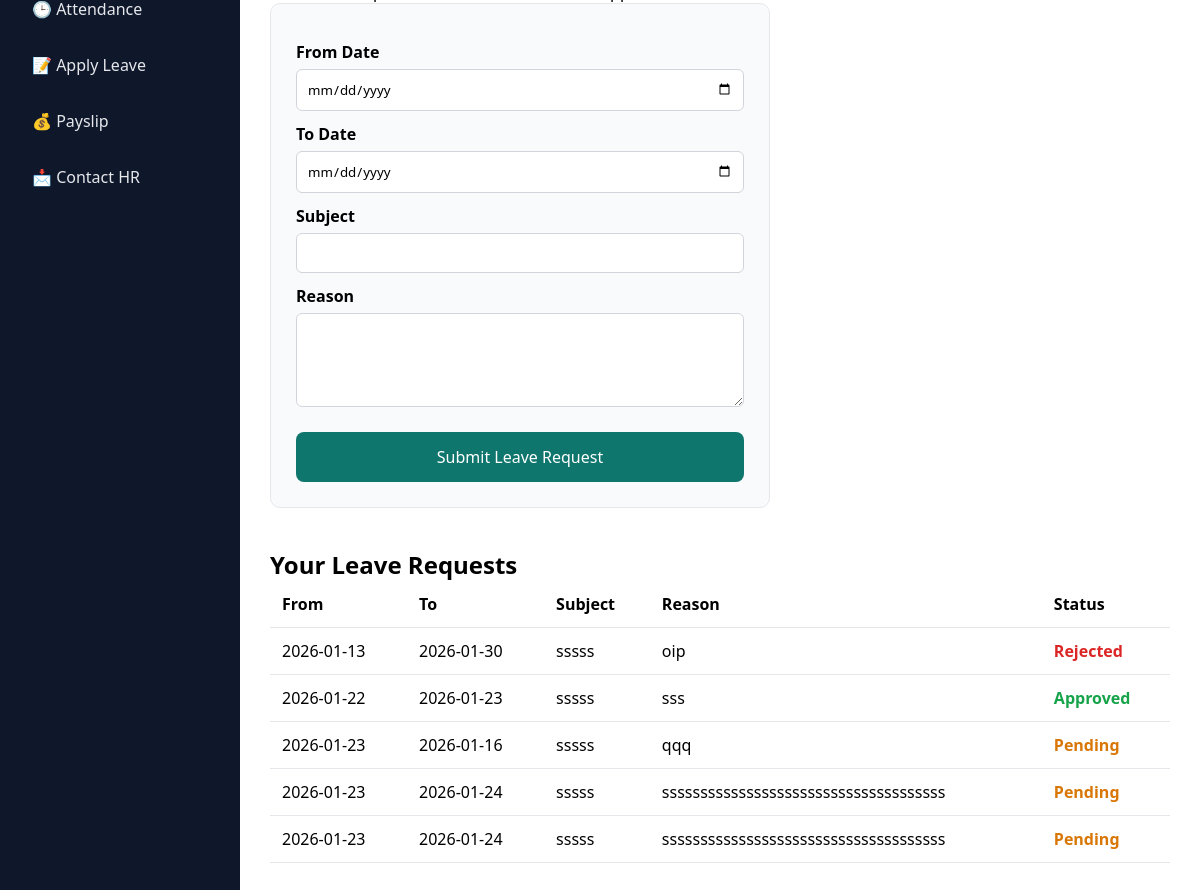
The app's page /worker/hrms/leave (signed in) with its own data.
### tables this page shows
CREATE TABLE worker_leaves (
    id INTEGER PRIMARY KEY AUTOINCREMENT,
    worker_id INTEGER NOT NULL,
    from_date TEXT NOT NULL,
    to_date TEXT NOT NULL,
    subject TEXT NOT NULL,
    reason TEXT NOT NULL,
    status TEXT DEFAULT 'Pending',
    applied_at DATETIME DEFAULT CURRENT_TIMESTAMP
);

### app.py (the view, shortened to what this page needs)
@app.route('/worker/hrms/leave', methods=['GET', 'POST'])
@login_required
def worker_leave():
    if current_user.role != "worker":
        return redirect(url_for('login'))
    message = None
    conn = sqlite3.connect("database.db")
    conn.row_factory = sqlite3.Row
    cursor = conn.cursor()
    cursor.execute("""
        SELECT from_date, to_date, subject, reason, status, applied_at
        FROM worker_leaves
        WHERE worker_id = ?
        ORDER BY id DESC
    """, (current_user.id,))
    leaves = cursor.fetchall()
    conn.close()
    return render_template(
        "worker_hrms_leave.html",
        message=message,
        leaves=leaves
    )

### app.py (called while the page is built)
def get_db():
    conn = sqlite3.connect(DB_PATH)
    conn.row_factory = sqlite3.Row
    return conn

@login_manager.user_loader
def load_user(user_id):
    for user in USERS.values():
        if str(user.id) == str(user_id):
            return user
    conn = get_db()
    worker = conn.execute(
        "SELECT id, username FROM workers WHERE id = ?",
        (user_id,)
    ).fetchone()
    conn.close()
    if worker:
        return User(worker["id"], worker["username"], "worker")
    return None

### templates/worker_hrms_leave.html (shortened to what this page needs)
{% extends "layout.html" %}
{% block content %}
<div class="hrms-wrapper">
  <aside class="hrms-sidebar">
    <a href="{{ url_for('worker_attendance') }}">🕒 Attendance</a>
    <a href="{{ url_for('worker_leave') }}">📝 Apply Leave</a>
    <a href="{{ url_for('worker_payslip') }}">💰 Payslip</a>
    <a href="{{ url_for('worker_hr_contact') }}">📩 Contact HR</a>
  </aside>
  <main class="hrms-content">
    <div class="leave-form">
      <form method="post">
        <label>From Date</label>
        <input type="date" name="from_date" required>
        <label>To Date</label>
        <input type="date" name="to_date" required>
        <label>Subject</label>
        <input type="text" name="subject" required>
        <label>Reason</label>
        <textarea name="reason" rows="4" required></textarea>
        <button type="submit">Submit Leave Request</button>
      </form>
    </div>
    <h2>Your Leave Requests</h2>
    <table>
      <thead>
        <tr>
          <th>From</th>
          <th>To</th>
          <th>Subject</th>
          <th>Reason</th>
          <th>Status</th>
        </tr>
      </thead>
      <tbody>
        {% for l in leaves %}
        <tr>
          <td>{{ l.from_date }}</td>
          <td>{{ l.to_date }}</td>
          <td>{{ l.subject }}</td>
          <td>{{ l.reason }}</td>
          <td>
            {% if l.status == 'Approved' %}
              <span class="status-approved">Approved</span>
            {% elif l.status == 'Rejected' %}
              <span class="status-rejected">Rejected</span>
            {% else %}
              <span class="status-pending">Pending</span>
            {% endif %}
          </td>
        </tr>
        {% else %}
        <tr>
          <td colspan="5" style="text-align:center;">
            No leave requests found
          </td>
        </tr>
        {% endfor %}
      </tbody>
    </table>
  </main>
</div>
{% endblock %}

### static/css/style.css (style rules this page uses)
* { margin: 0; padding: 0; box-sizing: border-box; font-family: "Segoe UI", Arial, sans-serif; }
body { height: 100vh; background: linear-gradient(135deg, #0f766e, #14b8a6); display: flex; align-items: center; justify-content: center; }

### templates/worker_hrms_leave.html (style rules this page uses)
.hrms-wrapper { display: flex; width: 100%; min-height: 100vh; background: #f3f4f6; }
.hrms-sidebar { width: 240px; background: #0f172a; color: #fff; padding: 20px; }
.hrms-sidebar a { display: block; padding: 12px; margin-bottom: 10px; color: #e5e7eb; text-decoration: none; border-radius: 6px; }
.hrms-content { flex: 1; background: #ffffff; padding: 30px; }
.leave-form { max-width: 500px; background: #f9fafb; border: 1px solid #e5e7eb; padding: 25px; border-radius: 10px; margin-bottom: 40px; }
.leave-form label { display: block; margin-top: 12px; font-weight: 600; }
.leave-form input, .leave-form textarea { width: 100%; padding: 10px; margin-top: 6px; border-radius: 6px; border: 1px solid #d1d5db; }
.leave-form button { margin-top: 20px; width: 100%; padding: 14px; background: #0f766e; color: white; border: none; border-radius: 8px; font-size: 16px; cursor: pointer; }
table { width: 100%; border-collapse: collapse; }
table th, table td { padding: 12px; border-bottom: 1px solid #e5e7eb; text-align: left; }
.status-pending { color: #d97706; font-weight: bold; }
.status-approved { color: #16a34a; font-weight: bold; }
.status-rejected { color: #dc2626; font-weight: bold; }

### records on screen
worker_leaves: from_date "2026-01-13", to_date "2026-01-30", subject "sssss", reason "oip", status "Rejected"
worker_leaves: from_date "2026-01-22", to_date "2026-01-23", subject "sssss", reason "sss", status "Approved"
worker_leaves: from_date "2026-01-23", to_date "2026-01-16", subject "sssss", reason "qqq", status "Pending"
worker_leaves: from_date "2026-01-23", to_date "2026-01-24", subject "sssss", reason "sssssssssssssssssssssssssssssssssssss", status "Pending"
worker_leaves: from_date "2026-01-23", to_date "2026-01-24", subject "sssss", reason "sssssssssssssssssssssssssssssssssssss", status "Pending"
